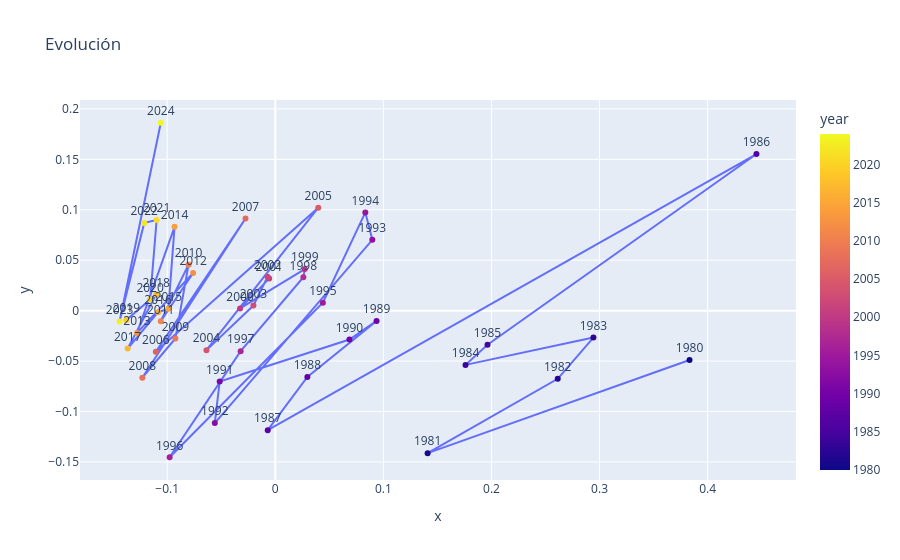

Here is the notebook cell this chart was saved with:
### Code cell
vectores = np.array([item["vector"] for item in historia]) #array que contiene los vectores de cada año
years = [item["year"] for item in historia] #para reetiquetar los puntos de acuerdo a su año

# Reducir a 2D
pca = PCA(n_components=2) #Aplanar las 16 mensiones de cada embedding (out_channels=16) a unicamente 2 (coordenadas x,y)
pca_result = pca.fit_transform(vectores) #hacemos uso del algoritmo de pca

# DataFrame para poder graficarlo por medio de Plotly
df_trayectoria = pd.DataFrame({
    'x': pca_result[:, 0], #Todas las filas, pero solo la columna 0, es decir, el eje x
    'y': pca_result[:, 1], #Todas las filas, pero solo la columna 1, es decir, el eje y
    'year': years,
    'label': [str(y) for y in years] 
})

#Graficar la Trayectoria
fig = px.scatter(df_trayectoria, x='x', y='y', 
                 text='label', 
                 color='year',
                 title="Evolución")

# líneas para conectar los puntos
fig.update_traces(mode='lines+markers+text', textposition='top center')

fig.show()

### Figure 1 — Plotly figure (JSON) as saved in the notebook; plotly's stock layout.template omitted (floating-point values rounded to 4 significant figures)
{"data": [{"hovertemplate": "x=%{x}<br>y=%{y}<br>label=%{text}<br>year=%{marker.color}<extra></extra>", "legendgroup": "", "marker": {"color": [1980, 1981, 1982, 1983, 1984, 1985, 1986, 1987, 1988, 1989, 1990, 1991, 1992, 1993, 1994, 1995, 1996, 1997, 1998, 1999, 2000, 2001, 2002, 2003, 2004, 2005, 2006, 2007, 2008, 2009, 2010, 2011, 2012, 2013, 2014, 2015, 2016, 2017, 2018, 2019, 2020, 2021, 2022, 2023, 2024], "coloraxis": "coloraxis", "symbol": "circle"}, "mode": "lines+markers+text", "name": "", "orientation": "v", "showlegend": false, "text": ["1980", "1981", "1982", "1983", "1984", "1985", "1986", "1987", "1988", "1989", "1990", "1991", "1992", "1993", "1994", "1995", "1996", "1997", "1998", "1999", "2000", "2001", "2002", "2003", "2004", "2005", "2006", "2007", "2008", "2009", "2010", "2011", "2012", "2013", "2014", "2015", "2016", "2017", "2018", "2019", "2020", "2021", "2022", "2023", "2024"], "textposition": "top center", "type": "scatter", "x": [0.3833, 0.1409, 0.2613, 0.2943, 0.176, 0.1963, 0.4452, -0.007013, 0.02967, 0.09369, 0.06862, -0.05145, -0.05597, 0.08978, 0.08329, 0.04402, -0.09776, -0.03206, 0.02595, 0.02727, -0.03257, -0.005699, -0.007176, -0.02025, -0.0637, 0.03975, -0.1106, -0.02755, -0.123, -0.09243, -0.08027, -0.106, -0.076, -0.1279, -0.0932, -0.0989, -0.1085, -0.1366, -0.1102, -0.1378, -0.1158, -0.1098, -0.1213, -0.1441, -0.1059], "xaxis": "x", "y": [-0.04902, -0.1413, -0.06764, -0.02671, -0.0538, -0.03384, 0.1553, -0.1185, -0.06575, -0.01023, -0.02863, -0.07026, -0.1115, 0.07017, 0.09737, 0.007901, -0.1454, -0.04025, 0.03308, 0.04123, 0.00219, 0.03178, 0.03361, 0.005032, -0.03917, 0.1021, -0.04085, 0.0913, -0.06652, -0.02765, 0.04559, -0.01057, 0.03726, -0.02213, 0.08305, 0.001954, -0.001576, -0.03759, 0.01611, -0.009313, 0.01109, 0.08976, 0.087, -0.01084, 0.1863], "yaxis": "y"}], "layout": {"coloraxis": {"colorbar": {"title": {"text": "year"}}, "colorscale": [[0, "#0d0887"], [0.1111, "#46039f"], [0.2222, "#7201a8"], [0.3333, "#9c179e"], [0.4444, "#bd3786"], [0.5556, "#d8576b"], [0.6667, "#ed7953"], [0.7778, "#fb9f3a"], [0.8889, "#fdca26"], [1, "#f0f921"]]}, "legend": {"tracegroupgap": 0}, "title": {"text": "Evolución"}, "xaxis": {"anchor": "y", "domain": [0, 1], "title": {"text": "x"}}, "yaxis": {"anchor": "x", "domain": [0, 1], "title": {"text": "y"}}}}
